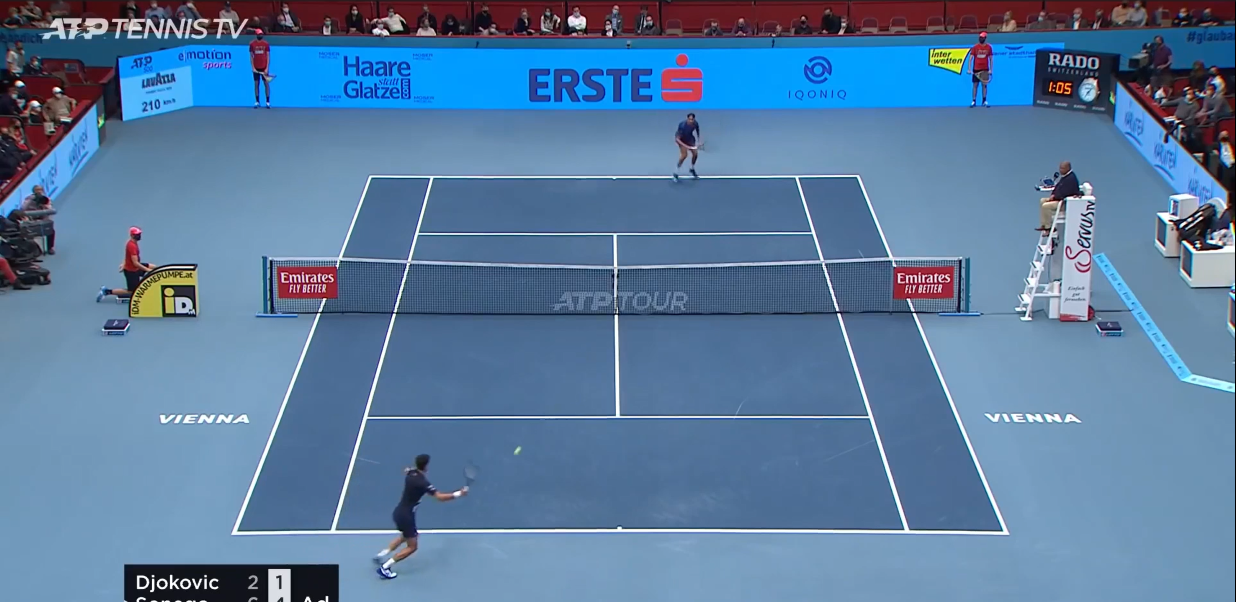
#> input picture input_videos/image.png, 2471 x 1204 px (shown at 1/2 size)
$ python -i court_detector.py   (imports and definitions only)
#> lines starting #> are read from the running program, lines starting #| are printed output that depends on the picture; after the words box and inside, x2 and y2 are one past the last pixel; in counts of white or black regions, pixels touching at a corner belong together
#> further down, picture is the input picture: shape (1204, 2471, 3); mean B, G, R 158.8, 123.4, 89.6
"""
TemplateHomographyDetector
把网球场标准线条绘制成模板图像（白线/黑底），
通过迭代优化单应矩阵 H，最小化模板白线像素
到实际图像白线边缘的距离残差。

核心思路：
  cost(H) = mean( dist_transform[proj(template_white_pixels)] )
其中 dist_transform 是实际图像白线边缘的距离场，
     proj 是用 H 把模板米坐标投影到图像像素坐标。
"""
import cv2
import numpy as np
from pathlib import Path
from scipy.optimize import minimize, minimize_scalar

# ── 球场尺寸（国际网联标准，米）─────────────────────────────────
COURT_W     = 10.97
COURT_L     = 23.77
SINGLE_W    =  8.23
SINGLE_OFF  = (COURT_W - SINGLE_W) / 2   # 1.37 m
NET_Y       = COURT_L / 2
SVC_L       =  6.40
SVC_Y_FAR   = NET_Y - SVC_L              # 5.485 m
SVC_Y_NEAR  = NET_Y + SVC_L              # 18.285 m
CTR_X       = COURT_W / 2

# 14 个模型关键点（与其他检测器对齐）
MODEL_KPS_M = np.array([
    [0,          0       ], [COURT_W,    0       ],
    [0,          COURT_L ], [COURT_W,    COURT_L ],
    [SINGLE_OFF, 0       ], [SINGLE_OFF, COURT_L ],
    [COURT_W-SINGLE_OFF, 0       ], [COURT_W-SINGLE_OFF, COURT_L ],
    [SINGLE_OFF,           SVC_Y_FAR  ], [COURT_W-SINGLE_OFF, SVC_Y_FAR  ],
    [SINGLE_OFF,           SVC_Y_NEAR ], [COURT_W-SINGLE_OFF, SVC_Y_NEAR ],
    [CTR_X,                SVC_Y_FAR  ], [CTR_X,              SVC_Y_NEAR ],
], dtype=np.float32)

# ── 线宽常量（ITF 标准）─────────────────────────────────────────
# 尺寸均指外缘。坐标原点 = 远端左双打角外缘。
BASELINE_W    = 0.10   # 底线：最大 10 cm
LINE_W        = 0.05   # 其余所有线：5 cm（取上限）
CENTER_MARK_W = 0.05   # 中心标志宽 5 cm
CENTER_MARK_L = 0.10   # 中心标志长 10 cm（向场内延伸）

# ── ITF 标准场地缓冲区（比赛场地最小净空）────────────────────────
CLEARANCE_BACK = 6.40  # 底线后方缓冲（米）
CLEARANCE_SIDE = 3.66  # 侧线外侧缓冲（米）

# ── 网带和背景板参数 ────────────────────────────────────────────
NET_H_POST   = 1.07   # 网带立柱高度（m）
NET_POST_OFF = 0.914  # 立柱在双打侧线外的距离（m）
BACKDROP_H   = 4.0    # 远端背景板高度（m）


# [62 lines left out: functions compute_camera_P, compute_court_polygons, not called in this run]


# ── 球场线段定义：(端点1, 端点2, 线宽_m) ─────────────────────
# 注：坐标为线条中心线坐标（各线已向场内偏移半个线宽，使外缘对齐尺寸）
_BASELINE_HALF_W = BASELINE_W / 2   # 底线半宽
_LINE_HALF_W     = LINE_W / 2       # 普通线半宽

COURT_LINES = [
    # 底线（外缘在 y=0 / y=COURT_L，中心线向场内偏移半宽）
    ([0,       _BASELINE_HALF_W],          [COURT_W, _BASELINE_HALF_W],          BASELINE_W),  # 远底线
    ([0,       COURT_L-_BASELINE_HALF_W],  [COURT_W, COURT_L-_BASELINE_HALF_W],  BASELINE_W),  # 近底线
    # 双打侧线（外缘在 x=0 / x=COURT_W）
    ([_LINE_HALF_W,     0],            [_LINE_HALF_W,     COURT_L],       LINE_W),      # 左双打线
    ([COURT_W-_LINE_HALF_W, 0],        [COURT_W-_LINE_HALF_W, COURT_L],  LINE_W),      # 右双打线
    # 单打侧线
    ([SINGLE_OFF+_LINE_HALF_W, 0],     [SINGLE_OFF+_LINE_HALF_W, COURT_L],       LINE_W),
    ([COURT_W-SINGLE_OFF-_LINE_HALF_W, 0],[COURT_W-SINGLE_OFF-_LINE_HALF_W, COURT_L], LINE_W),
    # 发球线
    ([SINGLE_OFF, SVC_Y_FAR],  [COURT_W-SINGLE_OFF, SVC_Y_FAR],  LINE_W),
    ([SINGLE_OFF, SVC_Y_NEAR], [COURT_W-SINGLE_OFF, SVC_Y_NEAR], LINE_W),
    # 中线（发球区中线）
    ([CTR_X, SVC_Y_FAR],      [CTR_X, SVC_Y_NEAR],    LINE_W),
    # 中心标志（底线中央，向场内延伸10cm，宽5cm）
    ([CTR_X, BASELINE_W],             [CTR_X, BASELINE_W+CENTER_MARK_L],    CENTER_MARK_W),
    ([CTR_X, COURT_L-BASELINE_W-CENTER_MARK_L], [CTR_X, COURT_L-BASELINE_W], CENTER_MARK_W),
]


# ── 检测置信度阈值 ───────────────────────────────────────────────────────────
_CONF_SEG = 0.10   # YOLO seg 球场分割置信度下限


# [5 lines left out: function compute_H_from_kps, not called in this run]


class CourtDetector:
    """
    主接口：
        kps  = detector.predict(frame)            # shape (28,) — 14 关键点
        hull = detector.get_valid_zone_hull(...)   # 球场有效区域凸包
    """

    # [6 lines left out: function from_H, not called in this run]

    def __init__(self, scale: int = 40, seg_model: str = None):
        """
        scale: 模板分辨率（像素/米），越大越精细但越慢
        seg_model: YOLO seg 模型路径，用于检测球场多边形作为初始估计
        """
        self.scale = scale
        # 预计算：模板中所有白线像素的米坐标
        self._template_img, self._template_pts_m = self._build_template(scale)

        # YOLO seg 模型（球场区域检测）
        self._seg_model = None
        seg_path = seg_model or str(Path(__file__).parent / 'models/yolo26n-seg-court.pt')
        if Path(seg_path).exists():
            from ultralytics import YOLO
            self._seg_model = YOLO(seg_path, verbose=False)
            print(f"[   court] court seg model: {seg_path}")
        # 帧级推理缓存（同帧只推理一次）
        self._seg_cache_id = None   # id(frame)
        self._seg_cache_res = None  # 上次推理结果

    # ── 1. 构建模板 ────────────────────────────────────────────────
    def _build_template(self, scale: int):
        """
        按 ITF 标准线宽绘制球场白线：
          - 底线：10 cm
          - 其余线（侧线/发球线/中线）：5 cm
          - 中心标志：5 cm 宽 × 10 cm 长
        返回：
          template_img   : uint8 二值图（白=255/黑=0）
          template_pts_m : (N,2) float32，所有白线像素的米坐标
        """
#> called with scale = 40
        pad_m  = 1.0
        pad_px = int(pad_m * scale)
        W = int(COURT_W * scale) + 2 * pad_px
        H = int(COURT_L * scale) + 2 * pad_px
        tmpl = np.zeros((H, W), dtype=np.uint8)

        def m2p(xm, ym):
            return (int(round(xm * scale)) + pad_px,
                    int(round(ym * scale)) + pad_px)

        for (p1, p2, lw_m) in COURT_LINES:
            lw_px = max(1, int(round(lw_m * scale)))
            half = lw_px // 2
            px1 = m2p(p1[0], p1[1])
            px2 = m2p(p2[0], p2[1])
            if p1[1] == p2[1]:  # 水平线
                tl = (px1[0], px1[1] - half)
                br = (px2[0], px2[1] + (lw_px - half - 1))
            else:               # 垂直线
                tl = (px1[0] - half, px1[1])
                br = (px2[0] + (lw_px - half - 1), px2[1])
            cv2.rectangle(tmpl, tl, br, 255, -1)
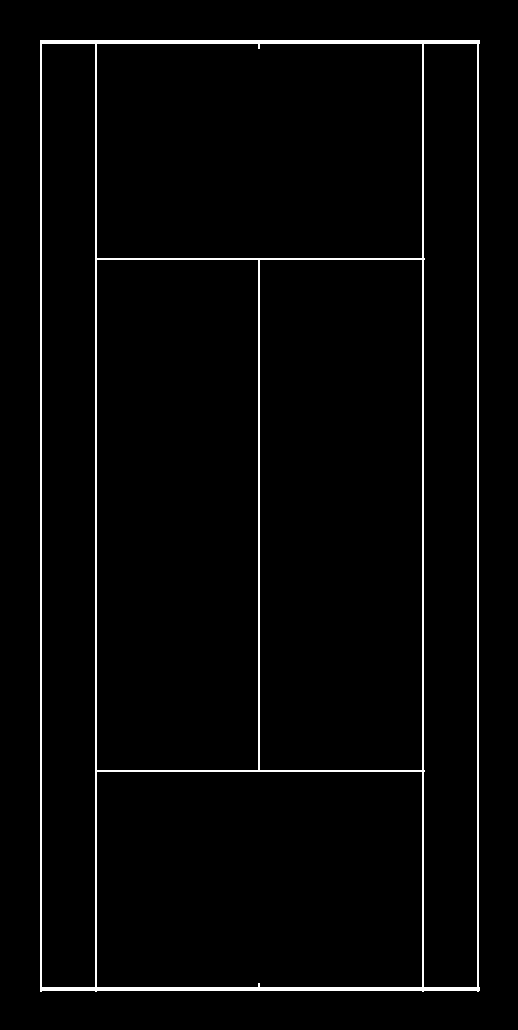
#> tmpl: shape (1030, 518); 2.5% white in thin lines or dots, all inside (x1, y1, x2, y2) = (40, 40, 480, 992)

        # 提取白线像素坐标 → 转换为米坐标
        ys, xs = np.where(tmpl > 0)
        pts_m = np.column_stack([
            (xs.astype(np.float32) - pad_px) / scale,
            (ys.astype(np.float32) - pad_px) / scale,
        ])
        print(f"[   court] template white pixels: {len(pts_m)}, "
              f"size: {W}x{H} px @ {scale}px/m")
#| [   court] template white pixels: 13414, size: 518x1030 px @ 40px/m
        return tmpl, pts_m.astype(np.float32)

    # ── 2. 主入口 ──────────────────────────────────────────────────
    def predict(self, frame):
        """
        两阶段球场检测流程：

        步骤1  YOLO seg 初始化
               用 yolo26n-seg-court 模型分割球场区域，提取四边形四角，
               getPerspectiveTransform → 粗略初始单应矩阵 H_init。
               YOLO seg 结果仅用于初始 H 估计。

        步骤2  全帧 dist_map + Nelder-Mead 精调
               对整帧做白顶帽变换检测白线像素，构建 dist_map。
               不依赖 YOLO mask，对各类场景均适用。
               以 dist_map 为目标，Nelder-Mead 精调 4 个角点坐标 → H_opt。
        """
        # 步骤1：YOLO seg 仅用于初始 H 估计
        full_mask = np.ones(frame.shape[:2], dtype=np.uint8) * 255
        dist_map  = self._build_dist_map(frame, full_mask)
        H_init, c_init = self._yolo_seg_init(frame, dist_map)
        print(f"[   court] YOLO seg init:   cost={c_init:.3f}")
        if H_init is None:
            raise RuntimeError("YOLO seg: no court detected (cannot initialize H)")

        # 步骤2：全帧 dist_map + Nelder-Mead 精调
        H_opt = self._optimize(H_init, dist_map, frame.shape)

        self._last_H = H_opt
        kps = self._project_keypoints(H_opt)
        return kps.flatten()

    # ── 3. 球场 mask ────────────────────────────────────────────────
    def _run_seg(self, frame):
        """对 frame 做 YOLO seg 推理，带帧级缓存（同帧只推理一次）。"""
        fid = id(frame)
        if fid != self._seg_cache_id:
            if self._seg_model is None:
                raise RuntimeError("court seg model not loaded")
            self._seg_cache_res = self._seg_model(frame, verbose=False, conf=_CONF_SEG)
            self._seg_cache_id  = fid
        return self._seg_cache_res

    # [57 lines left out: functions _get_court_mask, _build_line_mask, not called in this run]

    # ── 5. 构建距离场 ──────────────────────────────────────────────
    def _build_dist_map(self, frame, court_mask, cap=None):
        """
        在 court_mask 范围内检测白线像素，对非白线像素做距离变换，
        返回每个像素到最近白线的距离（上限 cap）。

        用法：
          - 步骤2 传入 _get_court_mask 的粗粒度 mask（整个球场区域）
          - 步骤3 传入 _build_line_mask 的细粒度 mask（线条带状区域）
          细粒度 mask 排除了大面积场地表面，dist_map 更干净，
          代价函数对 H 的偏移更敏感，优化收敛到更准确的结果。

        白线判定：形态学 White Top-Hat 变换（局部高光提取）。
        在 court_mask 内，用 mask 外填充中位亮度后做开运算，
        original - opening 得到比周围场地更亮的白线残差。
        不依赖绝对亮度，日/夜场景均适用。
        cap 限制最大距离，防止远离线条的区域主导代价均值。
        """
        if cap is None:
            cap = frame.shape[0] * 0.046    # ~4.6% 图像高度
        white_in = self._detect_white_pixels(frame, court_mask)
        dist = cv2.distanceTransform(
                   cv2.bitwise_not(white_in), cv2.DIST_L2, 5)
        return np.minimum(dist, cap).astype(np.float32)

    def _detect_white_pixels(self, frame, court_mask):
        """
        在 court_mask 范围内检测白线像素，返回二值 mask（uint8）。

        使用白顶帽变换（White Top-Hat = 原图 - 形态学开运算）：
        开运算用大核抹掉比核小的亮特征（白线），场地背景亮度保留；
        相减后只剩"比局部背景更亮的细小特征"，即白线残差。
        完全自适应，不依赖绝对亮度阈值，日/夜场景均适用。

        步骤：
        1. 灰度化；场外填充场内中位亮度，防止 mask 边界干扰形态学运算。
        2. White Top-Hat（椭圆核，大小≈5%图像高度）。
        3. 仅在 court_mask 内对 top-hat 值做 Otsu 阈值，取较高者（≥15）。
        """
        gray = cv2.cvtColor(frame, cv2.COLOR_BGR2GRAY)
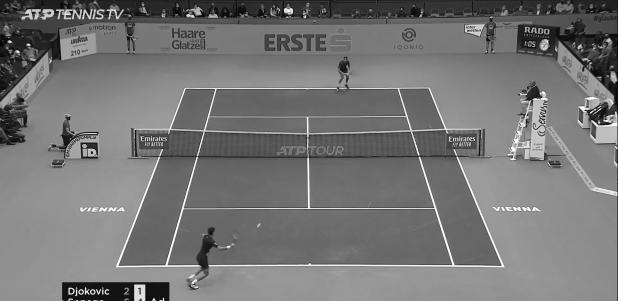
#> gray: shape (1204, 2471) (shown at 1/4 size); min 0, max 255, mean 117.3

        # 场外填充 court 内中位亮度，避免 mask 边界产生虚假边缘
        court_px  = gray[court_mask > 0]
        median_v  = int(np.median(court_px)) if court_px.size else 128
#> median_v = 120
        filled    = np.full_like(gray, median_v)
        filled[court_mask > 0] = gray[court_mask > 0]

        # White Top-Hat：核大于线宽、小于场地区块间距
        ksize  = max(31, int(frame.shape[0] * 0.05))
        kernel = cv2.getStructuringElement(cv2.MORPH_ELLIPSE, (ksize, ksize))
        tophat = cv2.morphologyEx(filled, cv2.MORPH_TOPHAT, kernel)
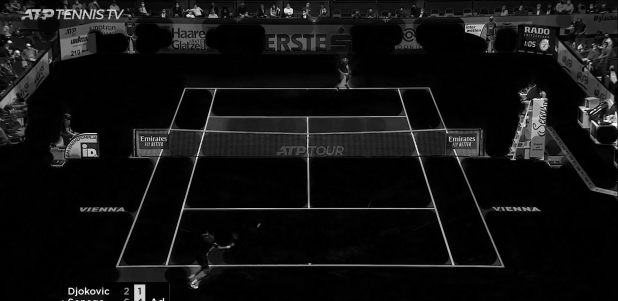
#> tophat: shape (1204, 2471) (shown at 1/4 size); min 0, max 255, mean 17.5

        # 在 court_mask 内用 Otsu 确定阈值（至少 15，防止全零分布误判）
        vals = tophat[court_mask > 0].reshape(1, -1)
        otsu_val, _ = cv2.threshold(vals, 0, 255, cv2.THRESH_BINARY + cv2.THRESH_OTSU)
#> otsu_val = 63
        thresh   = max(15, int(otsu_val))
#> thresh = 63
        white    = (tophat > thresh).astype(np.uint8) * 255
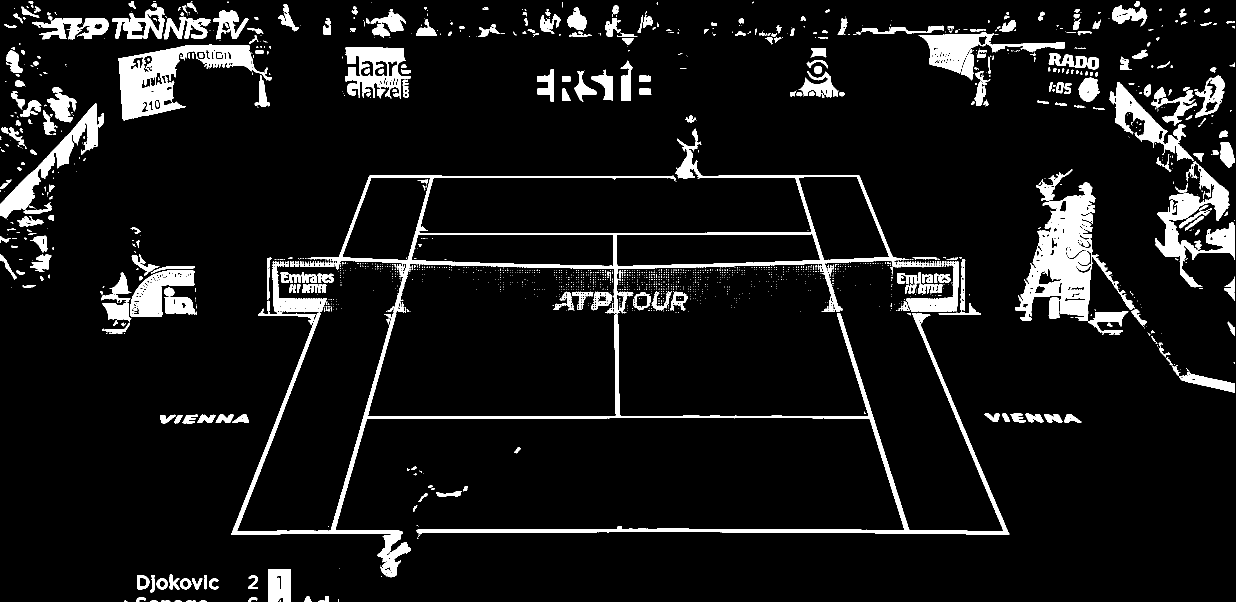
#> white: shape (1204, 2471) (shown at 1/2 size); 8.5% white; 1757 white regions (1373 under 20 px), largest, box (x1, y1, x2, y2) and area: (463, 257, 2019, 1155) 58617, (2030, 365, 2270, 641) 22712, (237, 89, 544, 241) 16241
        white_in = cv2.bitwise_and(white, court_mask)
        return white_in

    # ── 6. 代价函数：模板白线像素到实际边缘的平均距离 ─────────────
    # [129 lines left out: functions _compute_weights, _cost, _optimize, not called in this run]

    # ── 8. 初始单应矩阵：YOLO seg ────────────────────────────────────
    def _yolo_seg_init(self, frame, dist_map):
        """
        用 YOLO seg 模型检测球场多边形 mask，
        从 mask 的凸包提取 4 个角点，计算初始 H。
        返回 (H, cost)，失败时返回 (None, 1e9)。
        """
        try:
            results = self._run_seg(frame)
        except RuntimeError:
            return None, 1e9
        if not results or results[0].masks is None or len(results[0].masks) == 0:
            return None, 1e9

        # 选置信度最高的检测
        best = int(results[0].boxes.conf.argmax())
        poly = results[0].masks.xy[best].astype(np.float32)  # (N,2) pixel coords

        # 凸包 → 近似四边形
        hull = cv2.convexHull(poly.astype(np.int32))
        eps = 0.02 * cv2.arcLength(hull, True)
        approx = cv2.approxPolyDP(hull, eps, True).reshape(-1, 2).astype(np.float32)

        if len(approx) < 4:
            return None, 1e9

        # 若顶点 > 4 个，求包住所有顶点的最小面积四边形
        if len(approx) != 4:
            circ = self._min_circumscribed_quad(approx)
            approx = circ if circ is not None else self._best_quad(approx)

        # 排序：tl, tr, br, bl（按 y 分上下两行，各行按 x 排序）
        corners = self._sort_quad(approx)

        src = np.array([
            [0,        0       ],
            [COURT_W,  0       ],
            [COURT_W,  COURT_L ],
            [0,        COURT_L ],
        ], dtype=np.float32)

        H = cv2.getPerspectiveTransform(src, corners)
        cost = self._cost(H, dist_map)
        return H.astype(np.float32), cost

    # [75 lines left out: functions _sort_quad, _best_quad, _min_circumscribed_quad, not called in this run]

    # ── 9. 投影关键点 ────────────────────────────────────────────────
    def _project_keypoints(self, H):
        pts = MODEL_KPS_M.reshape(-1, 1, 2)
        return cv2.perspectiveTransform(pts, H).reshape(-1, 2)

    # [108 lines left out: functions _recover_camera, _project_3d, get_valid_zone_hull, get_clearance_volume_hull, get_clearance_hull, not called in this run]

>>> import cv2
>>> picture = cv2.imread('input_videos/image.png')
>>> result = CourtDetector().predict(picture)
#> in _build_dist_map, `dist = cv2.distanceTransform( cv2.bitwise_not(white_in), cv2.DIST_L2, 5)`:
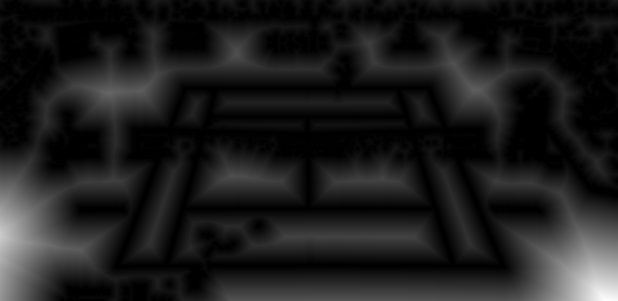
#> dist: shape (1204, 2471) float32 (shown at 1/4 size); min 0, max 427.9, mean 48.7; drawn with min black and max white
#> in _build_dist_map, `return np.minimum(dist, cap).astype(np.float32)`:
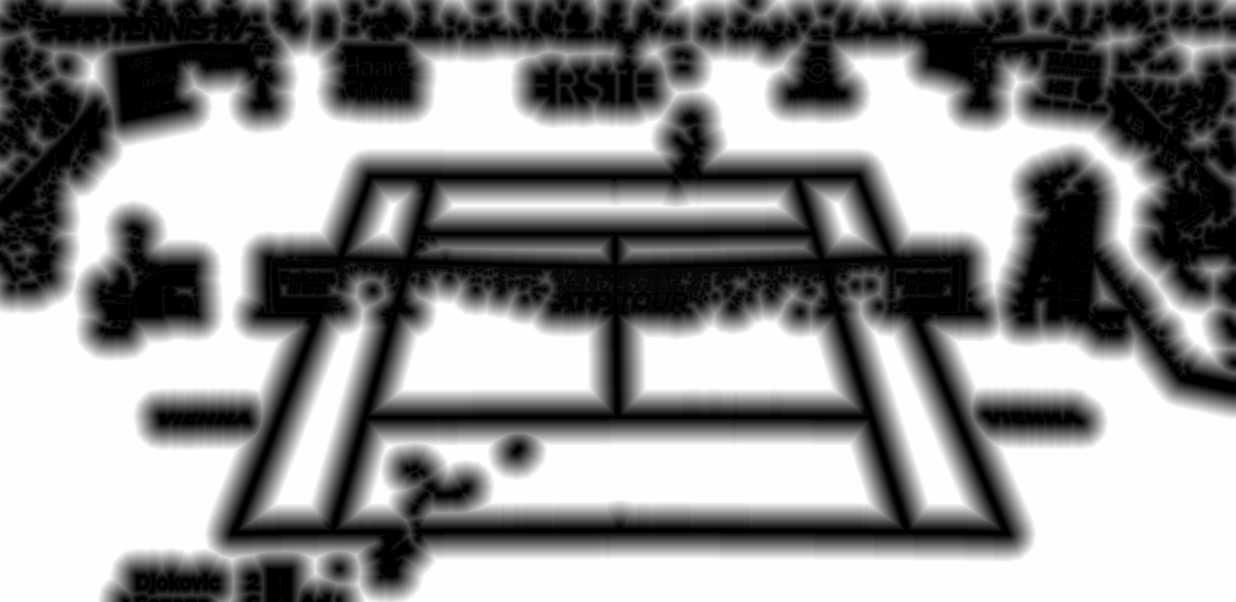
#> returned value: shape (1204, 2471) float32 (shown at 1/2 size); min 0, max 55.38, mean 30.7; drawn with min black and max white
#> in _run_seg, `fid = id(frame)`: fid = 139830844759216
#> in predict, `H_init, c_init = self._yolo_seg_init(frame, dist_map)`: c_init = 1e+09
#| [   court] YOLO seg init:   cost=1000000000.000
#> (the run stopped early here; a loop or call above may not have finished)
